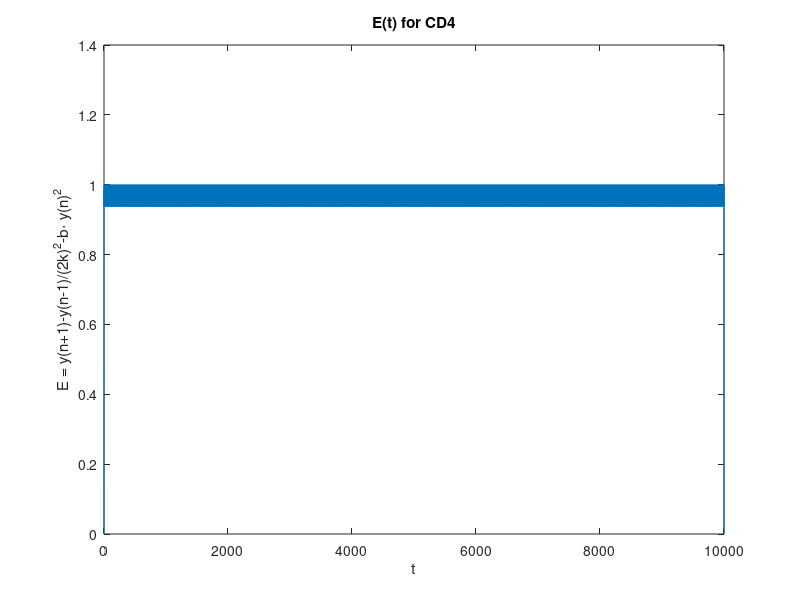

The MATLAB source for this figure:
a = 0;
g = 0;
f = 1;
% INPUT TO THE PROGRAM
k = 0.5;
b = -1;
T = 10000;

t = 0:k:T;
y = zeros(1, length(t)); % Column vector
E = zeros(1, length(t));
y(1) = f; % Initial value
y(2) = (1 + k^2/2*b + k^4/24*b^2) * f;

for i=2:(length(t)-1)
    y(i+1) = -y(i-1) + 2*(1+b*k^2/2)*y(i);
    E(i) = ((y(i+1)-y(i-1))/(2*k))^2 - b*y(i)^2;
end

% Plotta numeriska energi som funktion av tiden
disp(E(end-1))
figure(2)
plot(t,E)
xlabel('t')
ylabel('E = y(n+1)-y(n-1)/(2k)^2-b\cdot y(n)^2');
title('E(t) for CD4');